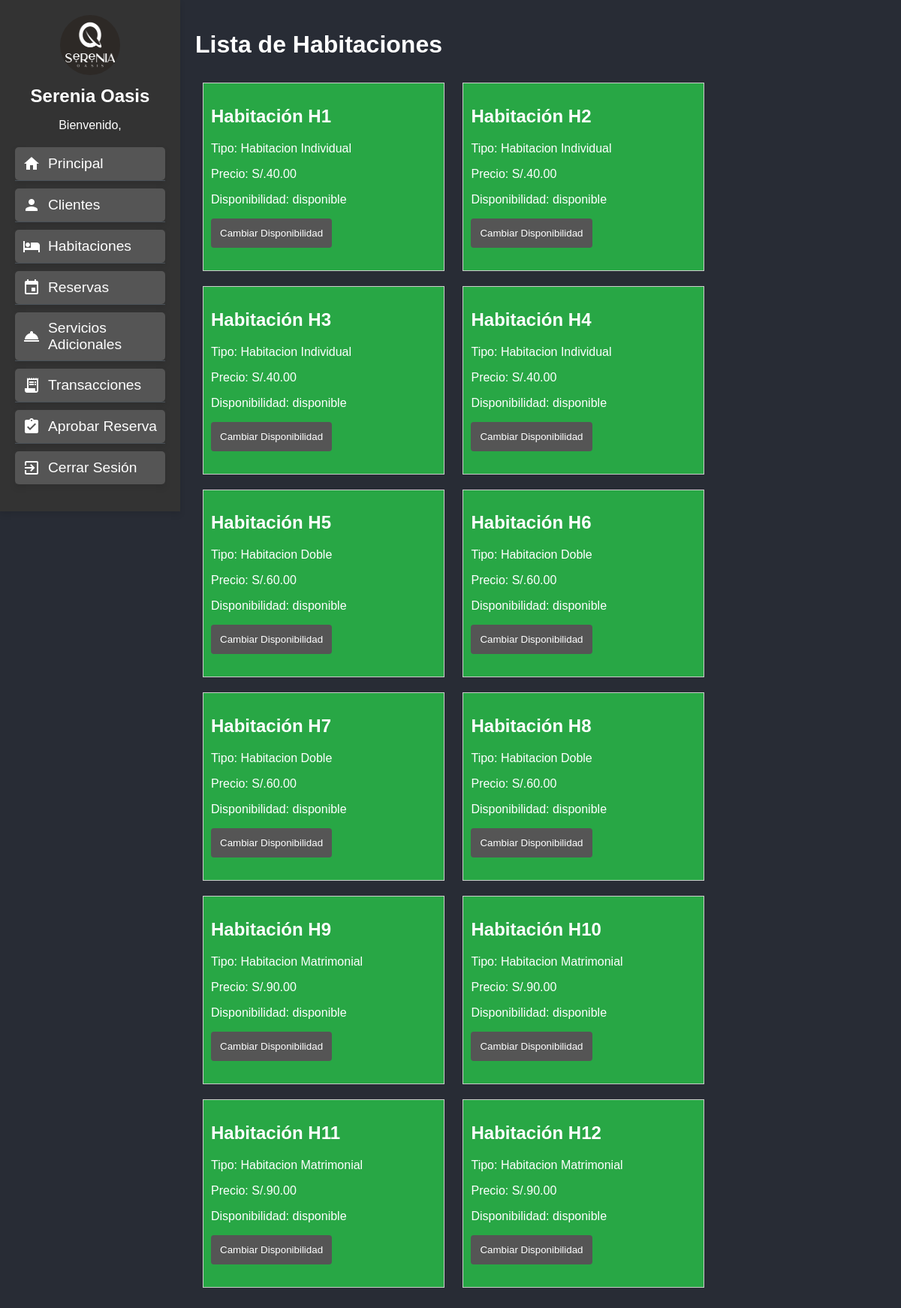
The page /indexHotel.php?page=habitacion on the database its author committed.
### tables this page shows
CREATE TABLE `habitaciones` (
  `habitaciones_id` int(11) NOT NULL,
  `numero_habitacion` varchar(50) DEFAULT NULL,
  `tipo_habitacion_id` int(11) DEFAULT NULL,
  `disponibilidad` varchar(50) DEFAULT NULL
);

CREATE TABLE `tipohabitacion` (
  `tipo_habitacion_id` int(11) NOT NULL,
  `nombre` varchar(255) DEFAULT NULL,
  `descripcion` varchar(255) DEFAULT NULL,
  `precio` decimal(10,2) DEFAULT NULL
);

### ControlHotel.php (called while the page is built, shortened)
<?php
require_once("cliente/modeloClientes.php");
require_once("personal/modeloPersonal.php");
require_once("habitacion/modeloHabitacion.php");
require_once("reserva/modeloReserva.php");
require_once("serviciosAdicionales/modeloServiciosAdicionales.php");
require_once("detalle/modeloDetalle.php");
class ClaseHotel{
    function __construct($db){
        $this->cn=mysqli_connect("localhost:3306","root","",$db);
        $this->clientes=new ClaseClientes($this->cn);
        $this->clientes->iniciarClientes();
        $this->personal=new ClasePersonal($this->cn);
        $this->personal->iniciarPersonal();
        $this->habitacion=new ClaseHabitacion($this->cn);
        $this->habitacion->iniciarHabitaciones();
        $this->reserva=new ClaseReserva($this->cn);
        $this->reserva->iniciarReserva();
        $this->serviciosAdicionales=new ClaseServicioAdicional($this->cn);
        $this->serviciosAdicionales->iniciarServiciosAdicionales();
        $this->detalleTransaccion=new ClaseDetalleTransaccion($this->cn);
        $this->detalleTransaccion->iniciarDetalleTransaccion();
    }
}
?>

### cliente/modeloClientes.php (called while the page is built, shortened)
<?php
class ClaseClientes {
    public $cn;
    function __construct($xcn) {
        $this->cn = $xcn;
    }
    function iniciarClientes() {
        $consulta = "SELECT * FROM clientes";
        $rs = mysqli_query($this->cn, $consulta);
    }
}
?>

### personal/modeloPersonal.php (called while the page is built, shortened)
<?php
class ClasePersonal {
    public $cn;
    function __construct($xcn) {
        $this->cn = $xcn;
    }
    function iniciarPersonal() {
        $consulta = "SELECT * FROM personal";
        $rs = mysqli_query($this->cn, $consulta);
        while ($registro = mysqli_fetch_array($rs)) {
            $this->personal_id = $registro[0];
            $this->nombres = $registro[1];
            $this->apellidos = $registro[2];
            $this->dni = $registro[3];
            $this->correo = $registro[4];
            $this->rol = $registro[5];
            $this->horario_trabajo = $registro[6];
            $this->contraseña = $registro[7];
        }
    }
}
?>

### habitacion/modeloHabitacion.php (called while the page is built)
<?php
class ClaseHabitacion {
    private $conexion;
    public function __construct($conexion) {
        $this->conexion = $conexion;
    }
    public function iniciarHabitaciones() {
        $query = "SELECT h.*, th.nombre as nombre_tipo, th.precio as precio_tipo
        FROM habitaciones h LEFT JOIN tipohabitacion th
        ON h.tipo_habitacion_id = th.tipo_habitacion_id;";
        $resultado = mysqli_query($this->conexion, $query);
        $habitaciones = array();
        while ($fila = mysqli_fetch_assoc($resultado)) {
            $habitaciones[] = $fila;
        }
        return $habitaciones;
    }
}
?>

### reserva/modeloReserva.php (called while the page is built, shortened)
<?php
class ClaseReserva
{
    public $cn;
    function __construct($xcn) {
        $this->cn = $xcn;
    }
    public function iniciarReserva() {
        $query = "SELECT r.reservas_id, r.fecha, c.nombres as nombre_cliente, c.apellidos as apellidos_cliente, h.numero_habitacion, p.nombres as nombre_personal, p.apellidos as apellidos_personal
                FROM reservas r
                LEFT JOIN clientes c ON r.clientes_id = c.clientes_id
                LEFT JOIN habitaciones h ON r.habitaciones_id = h.habitaciones_id
                LEFT JOIN personal p ON r.personal_id = p.personal_id";
        $resultado = mysqli_query($this->cn, $query);
        $reservas = array();
        return $reservas;
    }
}
?>

### serviciosAdicionales/modeloServiciosAdicionales.php (called while the page is built, shortened)
<?php
class ClaseServicioAdicional
{
    public $cn;
    function __construct($xcn)
    {
        $this->cn = $xcn;
    }
    public function iniciarServiciosAdicionales()
    {
        $query = "SELECT sa.servicios_adicionales_id, ts.nombre as tipo_servicio, sa.cantidad, p.nombres as nombre_personal, p.apellidos as apellidos_personal
                FROM serviciosadicionales sa
                LEFT JOIN tiposervicio ts ON sa.tipo_servicio_id = ts.tipo_servicio_id
                LEFT JOIN personal p ON sa.personal_id = p.personal_id";
        $resultado = mysqli_query($this->cn, $query);
        $serviciosAdicionales = array();
        return $serviciosAdicionales;
    }
}
?>

### detalle/modeloDetalle.php (called while the page is built, shortened)
<?php
class ClaseDetalleTransaccion
{
    public $cn;
    function __construct($xcn)
    {
        $this->cn = $xcn;
    }
    public function iniciarDetalleTransaccion()
    {
        $query = "SELECT dt.detalle_id, dt.reservas_id, dt.servicios_adicionales_id, dt.total, dt.fecha, dt.metodo_de_pago,
                r.fecha as fecha_reserva, c.nombres as nombre_cliente, c.apellidos as apellidos_cliente
                FROM detallestransaccion dt
                LEFT JOIN reservas r ON dt.reservas_id = r.reservas_id
                LEFT JOIN clientes c ON r.clientes_id = c.clientes_id";
        $resultado = mysqli_query($this->cn, $query);
        $detallesTransaccion = array();
        return $detallesTransaccion;
    }
}
?>

### habitacion/vistaHabitacion.php (the view, shortened to what this page needs)
<!DOCTYPE html>
<html lang="es">
<head>
    <link rel="stylesheet" type="text/css" href="css/stylesClientes.css">
</head>
<body>
    <h1>Lista de Habitaciones</h1>
    <?php
    require_once("ControlHotel.php");
    $controlHotel = new ClaseHotel("bd_hotel");
    $habitaciones = $controlHotel->habitacion->iniciarHabitaciones();
    ?>
    <?php foreach ($habitaciones as $habitacion) : ?>
        <div class="habitacion-card" style="
            <?php
                echo ($habitacion['disponibilidad'] == 'disponible') ? 'background-color: #28a745;' : 'background-color: #dc3545;';
            ?>
        ">
            <h2>Habitación <?php echo $habitacion['numero_habitacion']; ?></h2>
            <p>Tipo: <?php echo $habitacion['nombre_tipo']; ?></p>
            <p>Precio: S/.<?php echo $habitacion['precio_tipo']; ?></p>
            <p>Disponibilidad: <?php echo $habitacion['disponibilidad']; ?></p>
            <form action="indexHotel.php?page=habitacion" method="post" class="form-cambiar-disponibilidad">
                <button type="button" onclick="confirmarCambioDisponibilidad(this)">Cambiar Disponibilidad</button>
            </form>
        </div>
    <?php endforeach; ?>
</body>
</html>

### css/stylesIndex.css (style rules this page uses)
body { margin: 0; font-family: Arial, sans-serif; display: flex; height: 100vh; background-color: #282c35; }
h1 { color: #fff; }

### css/stylesClientes.css (style rules this page uses)
form button { background-color: #555; color: #fff; padding: 12px; border: none; cursor: pointer; border-radius: 4px; display: inline-block; transition: background-color 0.3s ease-in-out; }
body { font-family: 'Arial', sans-serif; background-color: #282c35; color: #fff; }
h1, h2, label, input, button, li { color: #fff; }
form { margin-bottom: 20px; }
button { background-color: #555; color: #fff; padding: 12px; border: none; cursor: pointer; border-radius: 4px; }
.habitacion-card { border: 1px solid #ccc; padding: 10px; margin: 10px; width: 300px; display: inline-block; }

### rows shown on the page
habitaciones: numero_habitacion "H1", tipo_habitacion.nombre "Habitacion Individual", tipo_habitacion.precio "40.00", disponibilidad "disponible"
habitaciones: numero_habitacion "H2", tipo_habitacion.nombre "Habitacion Individual", tipo_habitacion.precio "40.00", disponibilidad "disponible"
habitaciones: numero_habitacion "H3", tipo_habitacion.nombre "Habitacion Individual", tipo_habitacion.precio "40.00", disponibilidad "disponible"
habitaciones: numero_habitacion "H4", tipo_habitacion.nombre "Habitacion Individual", tipo_habitacion.precio "40.00", disponibilidad "disponible"
habitaciones: numero_habitacion "H5", tipo_habitacion.nombre "Habitacion Doble", tipo_habitacion.precio "60.00", disponibilidad "disponible"
habitaciones: numero_habitacion "H6", tipo_habitacion.nombre "Habitacion Doble", tipo_habitacion.precio "60.00", disponibilidad "disponible"
habitaciones: numero_habitacion "H7", tipo_habitacion.nombre "Habitacion Doble", tipo_habitacion.precio "60.00", disponibilidad "disponible"
habitaciones: numero_habitacion "H8", tipo_habitacion.nombre "Habitacion Doble", tipo_habitacion.precio "60.00", disponibilidad "disponible"
habitaciones: numero_habitacion "H9", tipo_habitacion.nombre "Habitacion Matrimonial", tipo_habitacion.precio "90.00", disponibilidad "disponible"
habitaciones: numero_habitacion "H10", tipo_habitacion.nombre "Habitacion Matrimonial", tipo_habitacion.precio "90.00", disponibilidad "disponible"
habitaciones: numero_habitacion "H11", tipo_habitacion.nombre "Habitacion Matrimonial", tipo_habitacion.precio "90.00", disponibilidad "disponible"
habitaciones: numero_habitacion "H12", tipo_habitacion.nombre "Habitacion Matrimonial", tipo_habitacion.precio "90.00", disponibilidad "disponible"
